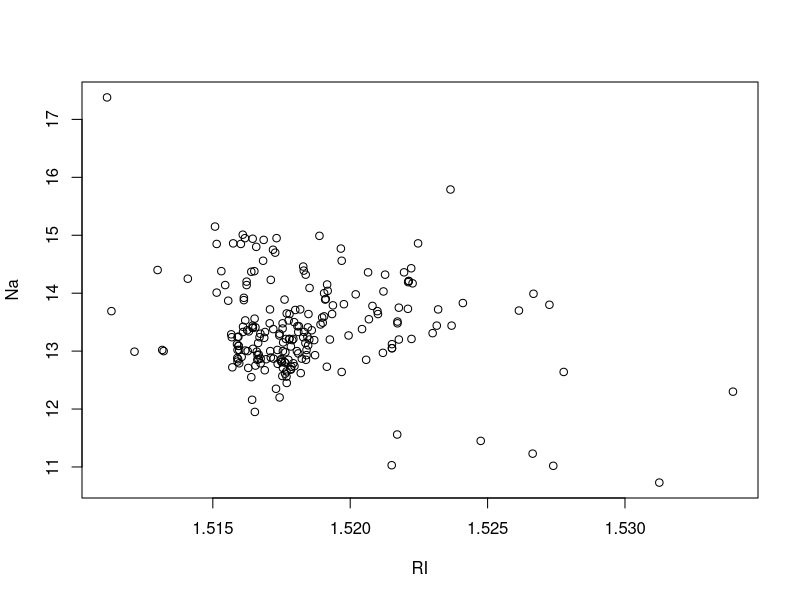
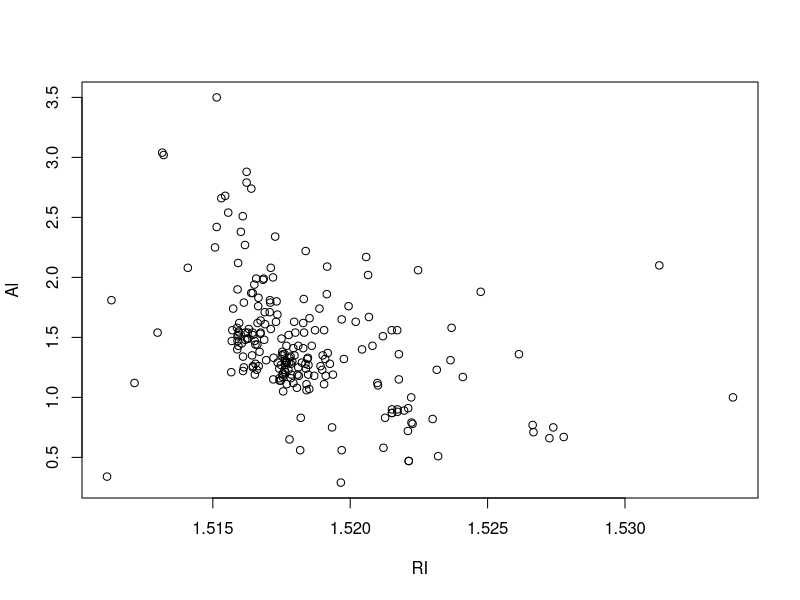
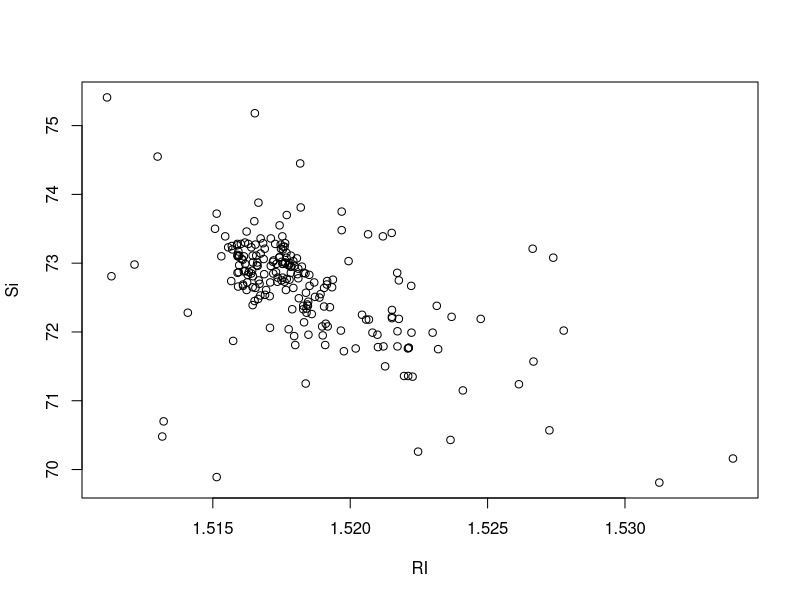
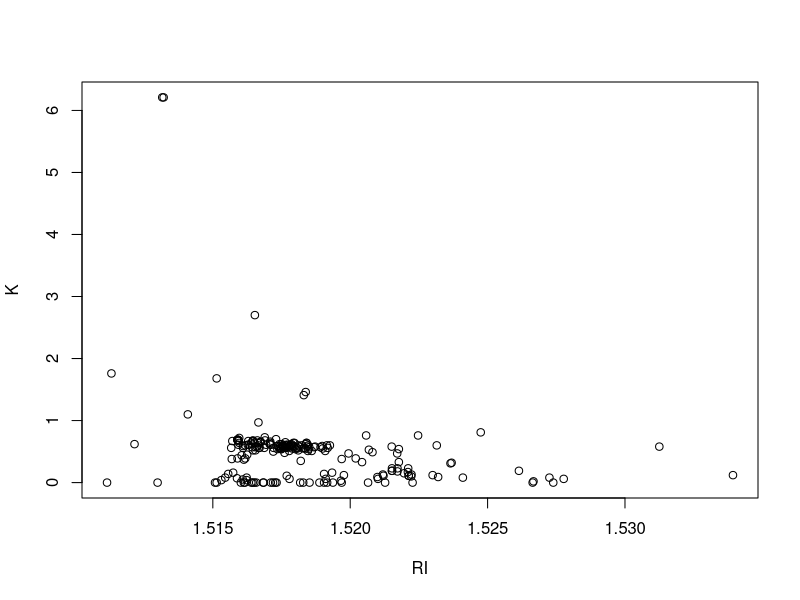
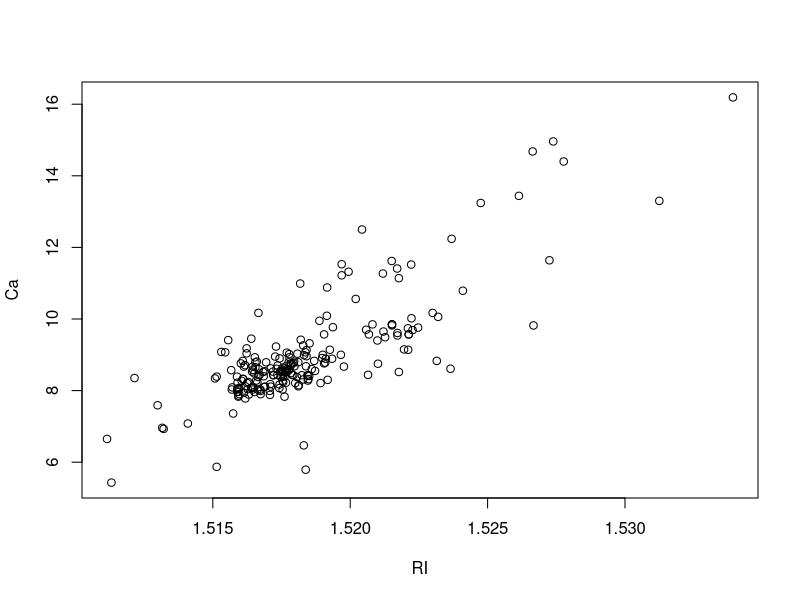
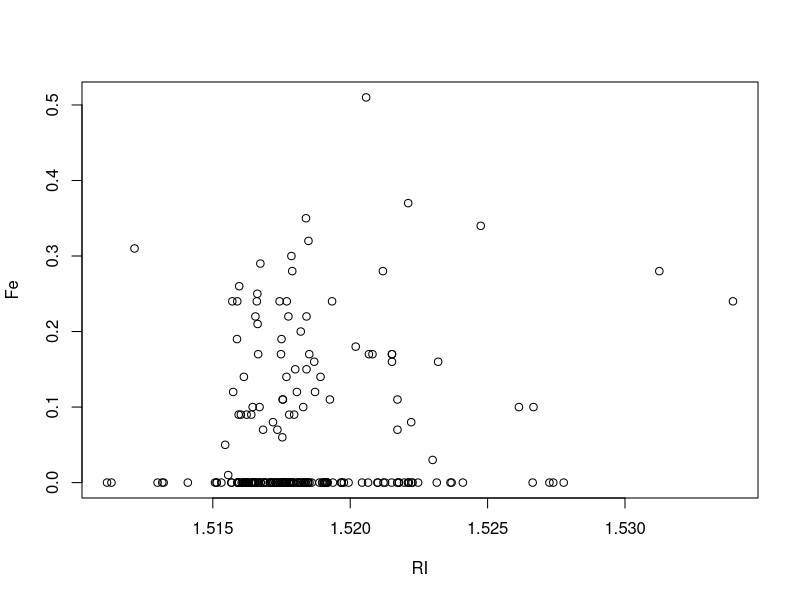
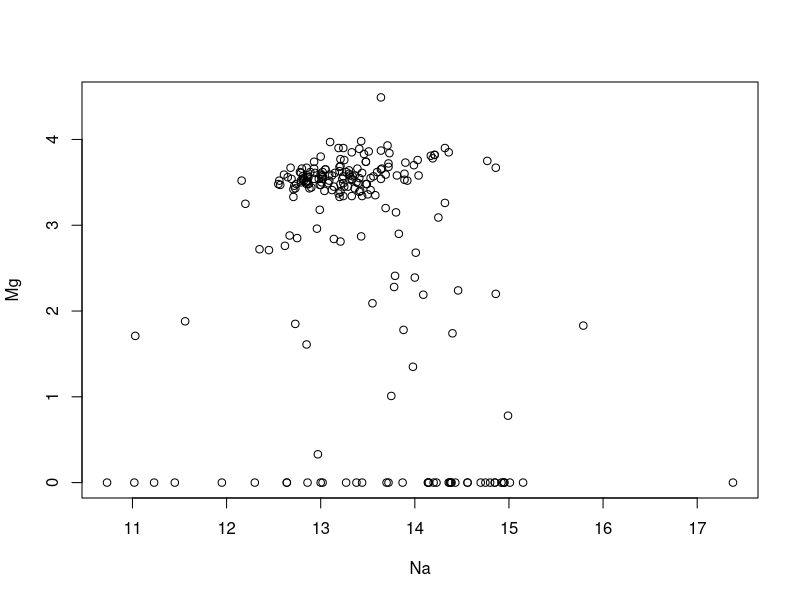
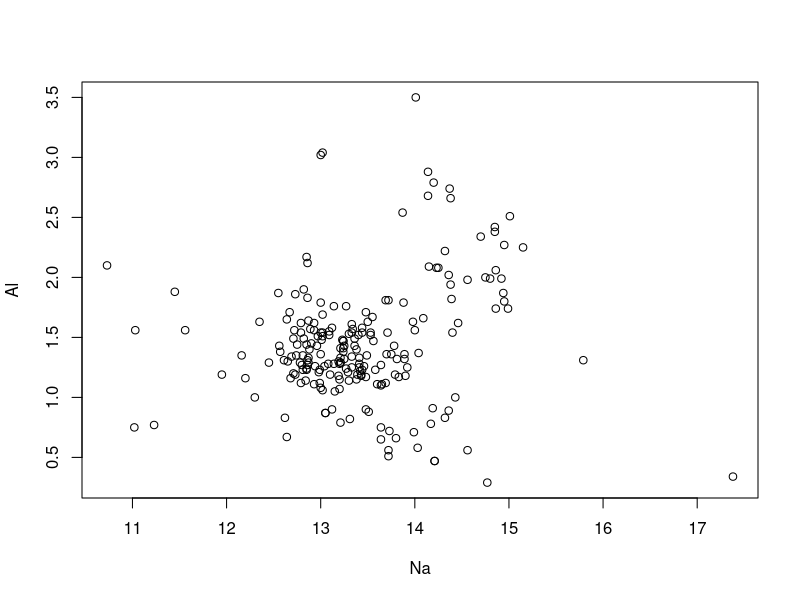

Source code (R) for these figures, in order:
require(graphics)

path <- getwd()
setwd(path)
mydata <- read.csv("glass.csv")

count <- 0
f <-function(nth)
{
	for(j in ((nth+1):9))
	{
		myCor <- cor(mydata[nth], mydata[j])
		myCorTest <- cor.test(mydata[[nth]], mydata[[j]], alternative="two.sided", conf.level=0.95)
		if(myCorTest$p.value <= 0.05)	#reject h0 (r=0; where r is population correlation) hence if(r is significantly different from 0)
		{
			jpeg(filename=paste(names(mydata)[nth],names(mydata)[j], myCorTest$estimate, ".jpg"))
			y<-plot(mydata[[nth]], mydata[[j]], xlab=names(mydata)[nth], ylab=names(mydata)[j])
			cat(names(mydata)[nth], names(mydata)[j], "p value: ", myCorTest$p.value, "r: ", myCorTest$estimate, "\n")
			dev.off()
		}
		count <<- count + 1
	}
}
cat("pairs which are significantly different from 0 are: \n")
for(i in (1:8))
{
	f(i)
}
cat(count, "\n")